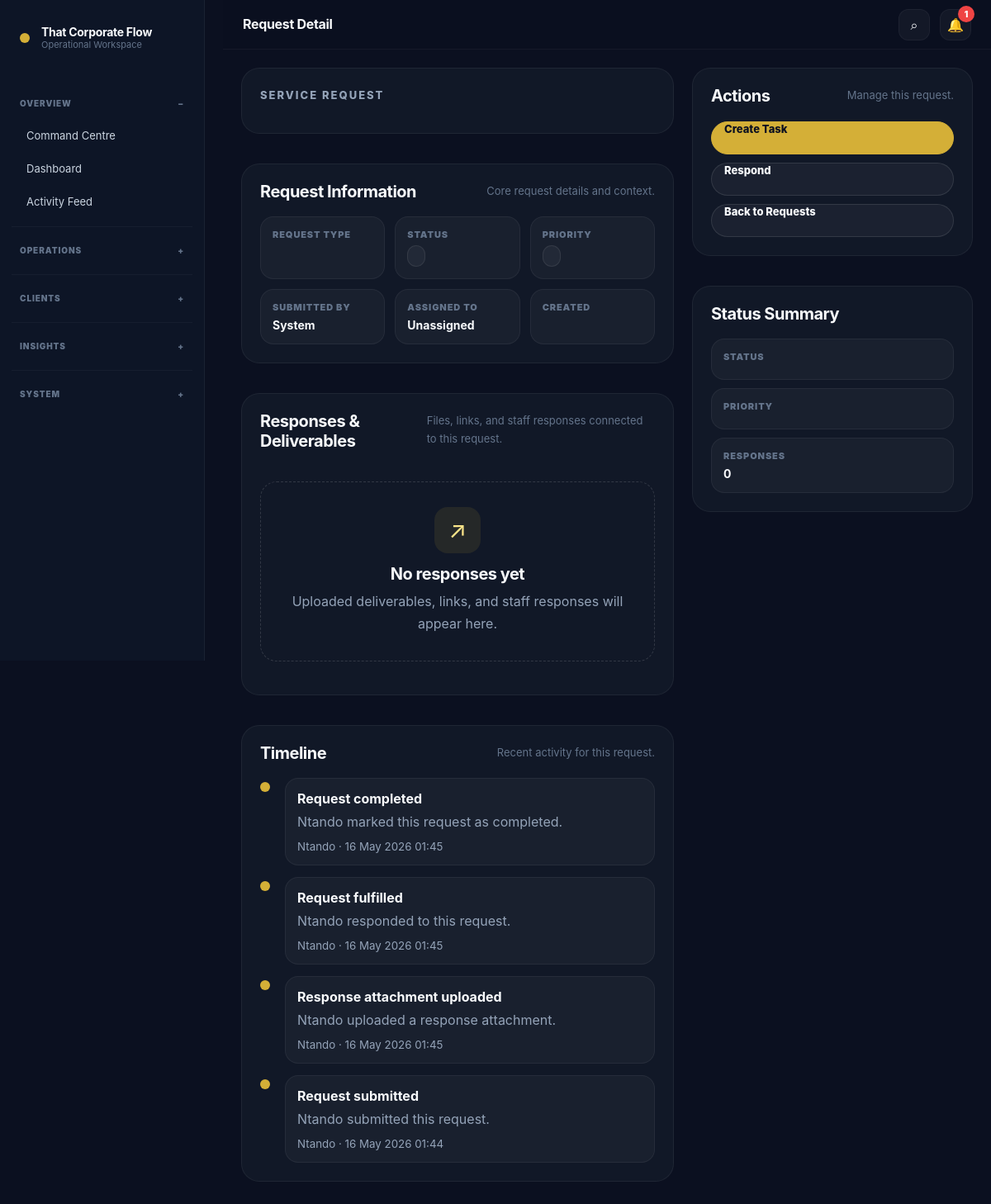
Page /requests/2/ (signed in) on the committed database.
### service_requests/models.py (models this page shows, shortened)
class ServiceRequestActivity(models.Model):
    ACTION_CHOICES = [
        ('request_submitted', 'Request Submitted'),
        ('status_changed', 'Status Changed'),
        ('folder_linked', 'Folder Linked'),
        ('file_linked', 'File Linked'),
        ('document_linked', 'Document Linked'),
        ('comment_added', 'Comment Added'),
        ('assigned_to_staff', 'Assigned To Staff'),
        ('request_approved', 'Request Approved'),
        ('request_rejected', 'Request Rejected'),
        ('request_completed', 'Request Completed'),
        ('request_fulfilled', 'Request Fulfilled'),
        ('response_uploaded', 'Response Uploaded'),
        ('response_link_added', 'Response Link Added'),
        ('response_downloaded', 'Response Downloaded'),
        ('response_accepted', 'Response Accepted'),
        ('response_changes_requested', 'Response Changes Requested'),
        ('request_updated', 'Request Updated'),
    ]
    service_request = models.ForeignKey(
        ServiceRequest,
        on_delete=models.CASCADE,
        related_name='activities'
    )
    action = models.CharField(
        max_length=100,
        choices=ACTION_CHOICES
    )
    title = models.CharField(max_length=255)
    description = models.TextField(blank=True)
    actor = models.ForeignKey(
        settings.AUTH_USER_MODEL,
        on_delete=models.SET_NULL,
        blank=True,
        null=True,
        related_name='request_activities'
    )
    created_at = models.DateTimeField(default=timezone.now)

### accounts/models.py (models this page shows, shortened)
class CustomUser(AbstractUser):
    ROLE_CHOICES = [
        ('admin', 'Admin'),
        ('operations', 'Operations'),
        ('finance', 'Finance'),
        ('client', 'Client'),
        ('viewer', 'Viewer'),
    ]
    role = models.CharField(
        max_length=50,
        choices=ROLE_CHOICES,
        default='viewer'
    )
    company_name = models.CharField(
        max_length=255,
        blank=True
    )
    phone_number = models.CharField(
        max_length=50,
        blank=True
    )
    must_change_password = models.BooleanField(
        default=False
    )

### service_requests/views.py (the view)
# urls.py: path('<int:request_id>/', views.request_detail, name='request_detail'),
@login_required
def request_detail(request, request_id):
    service_request = get_accessible_request_or_404(request.user, request_id)
    if request.method == 'POST':
        comment_form = ServiceRequestCommentForm(request.POST)
        if comment_form.is_valid():
            comment = comment_form.save(commit=False)
            comment.service_request = service_request
            comment.author = request.user
            comment.save()
            create_request_activity(
                service_request,
                'comment_added',
                'Comment added',
                f'{request.user.username} added a comment.',
                request.user
            )
            log_activity(
                'workflow_ran',
                f'Request comment added: {service_request.title}',
                f'{request.user.username} commented on request.'
            )
            if service_request.submitted_by != request.user:
                create_notification(
                    recipient=service_request.submitted_by,
                    title='New comment on your request',
                    message=f'{request.user.username} commented on {service_request.title}.',
                    notification_type='info',
                    link=f'/requests/{service_request.id}/'
                )
            if service_request.assigned_to and service_request.assigned_to != request.user:
                create_notification(
                    recipient=service_request.assigned_to,
                    title='New comment on assigned request',
                    message=f'{request.user.username} commented on {service_request.title}.',
                    notification_type='info',
                    link=f'/requests/{service_request.id}/'
                )
            messages.success(request, 'Comment posted successfully.')
            return redirect('request_detail', request_id=service_request.id)
    else:
        comment_form = ServiceRequestCommentForm()
    staff_form = None
    response_form = None
    if can_manage_requests(request.user):
        staff_form = StaffServiceRequestForm(instance=service_request)
        response_form = ServiceRequestResponseForm()
    comments = service_request.comments.select_related('author').all().order_by('-created_at')
    activities = service_request.activities.select_related('actor').all().order_by('-created_at')
    responses = service_request.responses.select_related(
        'responded_by',
        'last_downloaded_by',
        'confirmed_by',
    ).all().order_by('-responded_at')
    latest_response = responses.first()
    confirmation_forms = {}
    for response in responses:
        confirmation_forms[response.id] = ServiceRequestConfirmationForm(instance=response)
    completion_metrics = {
        'responses': responses.count(),
        'total_downloads': sum(responses.values_list('download_count', flat=True)),
        'has_attachment': responses.filter(response_attachment__isnull=False).exclude(response_attachment='').exists(),
        'has_link': responses.exclude(response_link='').exists(),
        'accepted': responses.filter(confirmation_status='accepted').count(),
        'changes_requested': responses.filter(confirmation_status='changes_requested').count(),
        'pending_confirmation': responses.filter(confirmation_status='pending').count(),
        'latest_response': latest_response,
    }
    return render(request, 'service_requests/request_detail.html', {
        'service_request': service_request,
        'comments': comments,
        'activities': activities,
        'responses': responses,
        'latest_response': latest_response,
        'completion_metrics': completion_metrics,
        'comment_form': comment_form,
        'staff_form': staff_form,
        'response_form': response_form,
        'confirmation_forms': confirmation_forms,
        'can_manage_requests': can_manage_requests(request.user),
    })

### accounts/permissions.py (called while the page is built)
def is_admin(user):
    return user.is_authenticated and (
        user.is_superuser or
        user.is_staff or
        get_user_role(user) == 'admin'
    )

def can_manage_all_folders(user):
    return is_admin(user) or is_operations(user) or is_finance(user)

### notifications/context_processors.py (called while the page is built)
def unread_notifications(request):
    if request.user.is_authenticated:
        count = request.user.notifications.filter(is_read=False).count()
    else:
        count = 0
    return {
        'unread_notification_count': count,
    }

### service_requests/views.py (called while the page is built)
def can_manage_requests(user):
    return can_manage_all_folders(user)

def get_accessible_request_or_404(user, request_id):
    if can_manage_requests(user):
        return get_object_or_404(ServiceRequest, id=request_id)
    return get_object_or_404(
        ServiceRequest,
        id=request_id,
        submitted_by=user
    )

### templates/service_requests/request_detail.html (shortened to what this page needs)
﻿{% extends 'base.html' %}
{% block page_title %}
Request Detail
{% endblock %}
{% block content %}
<section class='detail-shell'>
    <div class='detail-main'>
        <section class='detail-hero-card'>
            <div>
                <p class='eyebrow'>Service Request</p>
            </div>
        </section>
        <section class='detail-panel'>
            <div class='panel-header'>
                <h3>Request Information</h3>
                <p>Core request details and context.</p>
            </div>
            <div class='detail-info-grid'>
                <div>
                    <span>Request Type</span>
                </div>
                <div>
                    <span>Status</span>
                    <strong class='status-pill status-{{ request_item.status }}'>{{ request_item.get_status_display }}</strong>
                </div>
                <div>
                    <span>Priority</span>
                    <strong class='priority-pill priority-{{ request_item.priority }}'>{{ request_item.get_priority_display }}</strong>
                </div>
                <div>
                    <span>Submitted By</span>
                    <strong>{{ request_item.submitted_by.username|default:'System' }}</strong>
                </div>
                <div>
                    <span>Assigned To</span>
                    <strong>{{ request_item.assigned_to.username|default:'Unassigned' }}</strong>
                </div>
                <div>
                    <span>Created</span>
                </div>
            </div>
        </section>
        <section class='detail-panel'>
            <div class='panel-header'>
                <h3>Responses & Deliverables</h3>
                <p>Files, links, and staff responses connected to this request.</p>
            </div>
            <div class='detail-list'>
                {% for response in responses %}
                    <div class='detail-list-item'>
                        <div>
                            <strong>{{ response.responded_by.username|default:'Team Member' }}</strong>
                            <p>{{ response.response_message|default:'Response submitted.' }}</p>
                            <div class='detail-meta-row'>
                                <span>{{ response.responded_at|date:'d M Y H:i' }}</span>
                                <span class='confirmation-badge confirmation-{{ response.confirmation_status }}'>
                                    {{ response.get_confirmation_status_display }}
                                </span>
                            </div>
                        </div>
                        <div class='detail-actions-inline'>
                            {% if response.response_attachment %}
                                <a class='mini-btn' href='{{ response.response_attachment.url }}' target='_blank'>Open File</a>
                            {% endif %}
                            {% if response.response_link %}
                                <a class='mini-btn' href='{{ response.response_link }}' target='_blank'>Open Link</a>
                            {% endif %}
                        </div>
                    </div>
                {% empty %}
                    <div class='clean-empty-state'>
                        <div class='empty-icon'>↗</div>
                        <h3>No responses yet</h3>
                        <p>Uploaded deliverables, links, and staff responses will appear here.</p>
                    </div>
                {% endfor %}
            </div>
        </section>
        <section class='detail-panel'>
            <div class='panel-header'>
                <h3>Timeline</h3>
                <p>Recent activity for this request.</p>
            </div>
            <div class='timeline-list'>
                {% for activity in activities %}
                    <div class='timeline-item'>
                        <span></span>
                        <div>
                            <strong>{{ activity.title }}</strong>
                            <p>{{ activity.description }}</p>
                            <small>
                                {{ activity.actor.username|default:'System' }} · {{ activity.created_at|date:'d M Y H:i' }}
                            </small>
                        </div>
                    </div>
                {% empty %}
                    <div class='clean-empty-state'>
                        <div class='empty-icon'>•</div>
                        <h3>No timeline activity</h3>
                        <p>Request activity will appear here as the team works on it.</p>
                    </div>
                {% endfor %}
            </div>
        </section>
    </div>
    <aside class='detail-side'>
        <section class='detail-panel sticky-detail-panel'>
            <div class='panel-header'>
                <h3>Actions</h3>
                <p>Manage this request.</p>
            </div>
            <div class='detail-action-stack'>
                {% if user.role == 'admin' or user.role == 'operations' or user.is_staff %}
                    <a class='btn primary' href='{% url "create_task_from_request" request_item.id %}'>
                        Create Task
                    </a>
                    <a class='btn secondary' href='{% url "respond_to_request" request_item.id %}'>
                        Respond
                    </a>
                {% endif %}
                <a class='btn secondary' href='{% url "request_list" %}'>
                    Back to Requests
                </a>
            </div>
        </section>
        <section class='detail-panel'>
            <div class='panel-header'>
                <h3>Status Summary</h3>
            </div>
            <div class='side-summary-list'>
                <div>
                    <span>Status</span>
                </div>
                <div>
                    <span>Priority</span>
                </div>
                <div>
                    <span>Responses</span>
                    <strong>{{ responses|length }}</strong>
                </div>
            </div>
        </section>
    </aside>
</section>
{% endblock %}

### static/css/final_cleanup.css (style rules this page uses)
body { background: var(--bg); color: var(--text); }
h3 { font-size: clamp(20px, 2vw, 28px) !important; line-height: 1.2 !important; letter-spacing: -0.025em !important; }
p { line-height: 1.72; }
.empty-state, .empty-panel, .compact-empty, .table-empty-state, .clean-empty-state { padding: 38px; border-radius: 24px; background: var(--panel); border: 1px dashed var(--border-soft); text-align: center; margin: 18px 0; }
.empty-state h3, .empty-panel h3, .compact-empty h3, .table-empty-state h3, .clean-empty-state h3 { margin: 0 0 10px; color: var(--text); font-size: 24px !important; letter-spacing: -0.03em; }
.empty-state p, .empty-panel p, .compact-empty p, .table-empty-state p, .clean-empty-state p { margin: 0 auto; color: var(--muted); line-height: 1.7; max-width: 620px; }
.empty-icon { width: 70px; height: 70px; margin: 0 auto 18px; border-radius: 20px; display: grid; place-items: center; background: rgba(255,255,255,0.04); color: var(--gold); font-size: 28px; }
.btn, .mini-btn, .public-btn, .slack-btn { box-shadow: none !important; }
.btn.primary, .public-btn.primary, .slack-btn.primary { background: var(--gold) !important; color: #0a0f1c !important; border-color: var(--gold) !important; }
.btn.secondary, .public-btn.secondary, .slack-btn.secondary { background: rgba(255,255,255,0.04) !important; color: var(--text) !important; border-color: rgba(255,255,255,0.12) !important; }

### rows in the picture
ServiceRequestActivity: title "Request completed", description "Ntando marked this request as completed.", actor.username "Ntando", created_at "16 May 2026 01:45"
ServiceRequestActivity: title "Request fulfilled", description "Ntando responded to this request.", actor.username "Ntando", created_at "16 May 2026 01:45"
ServiceRequestActivity: title "Response attachment uploaded", description "Ntando uploaded a response attachment.", actor.username "Ntando", created_at "16 May 2026 01:45"
ServiceRequestActivity: title "Request submitted", description "Ntando submitted this request.", actor.username "Ntando", created_at "16 May 2026 01:44"

### other values in the picture
{{ unread_notification_count }} "1"
{{ request_item.submitted_by.username|default:'System' }} "System"
{{ request_item.assigned_to.username|default:'Unassigned' }} "Unassigned"
{{ responses|length }} "0"
